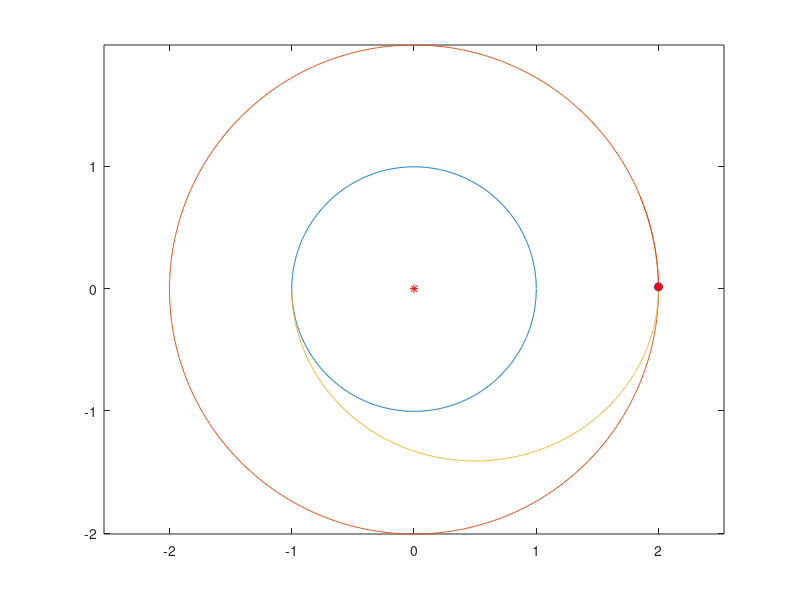

The MATLAB script that drew this image: (Note: this script raises an error after producing the figure.)
clear
clf

%Constants
G = 1;
M = 1;

x = [1, 2];

%Variables
rad = 1;
t = 0.0;
tf = 2 * pi;
timeSteps = 1000;
dt = (2 * pi)/ timeSteps;

xsave = zeros(1, timeSteps);
ysave = zeros(1, timeSteps);

%ORBIT 1 ======================================================
x = rad;
y = 0;
u = 0;
v = sqrt((G*M)/rad);

for n = 1:timeSteps
   
    r = sqrt(x^2 + y^2);
    u = u - dt*G*M * x/r^3;
    v = v - dt*G*M * y/r^3;
    x = x + dt*u;
    y = y + dt*v;
    
    xsave(n) = x;
    ysave(n) = y;
    %plot(x,y, '-b',xsave(n),ysave(n))
    
    
    %axis equal
    %axis ([-2, 2, -2, 2])
    %drawnow
    
end

plot(0,0, 'r*',xsave,ysave)
axis equal
hold on;

%ORBIT 2 ========================================================

x = 2 * rad;
y = 0;
u = 0;
v = sqrt((G*M)/2 * rad);
dt = (6 * pi)/ timeSteps;
for n = 1:timeSteps
   
    r = sqrt(x^2 + y^2);
    u = u - dt*G*M * x/r^3;
    v = v - dt*G*M * y/r^3;
    x = x + dt*u;
    y = y + dt*v;
    
    xsave(n) = x;
    ysave(n) = y;
    
    
end

plot(xsave,ysave)

%TRANSFER ORBIT =================================================
x = -rad;
y = 0;
u = 0;
dt = (pi * (3/2)^(3/2)) / timeSteps;
v = -(sqrt((G*M)/rad) + (sqrt(4/3)-1));
for n = 1:timeSteps
   
    r = sqrt(x^2 + y^2);
    u = u - dt*G*M * x/r^3;
    v = v - dt*G*M * y/r^3;
    x = x + dt*u;
    y = y + dt*v;
    
    xsave(n) = x;
    ysave(n) = y;
    
    
end
plot(xsave,ysave)

p = plot(x(1),y(1),'-o','MarkerFaceColor','red');


for k = (2:length(xsave))
    if mod(k,4) == 0
    
        p.XData = xsave(k);
        p.YData = ysave(k);
        drawnow
    end
end

function period = periodTrans(x)

   period  = (pi * (x(1) + x(2))^(3/2)) / sqrt(2 * G * M);

end
%{
x = rad;
y = 0;
u = 0;
dt = (pi * (3/2)^(3/2)) / 100;
v = sqrt((G*M)/rad) + (sqrt(4/3)-1);
for n = 1:100
   
    r = sqrt(x^2 + y^2);
    u = u - dt*G*M * x/r^3;
    v = v - dt*G*M * y/r^3;
    x = x + dt*u;
    y = y + dt*v;
    
    xsave(n) = x;
    ysave(n) = y;
    
    
    scatter(xsave(n),ysave(n))
    drawnow
    
end
%}